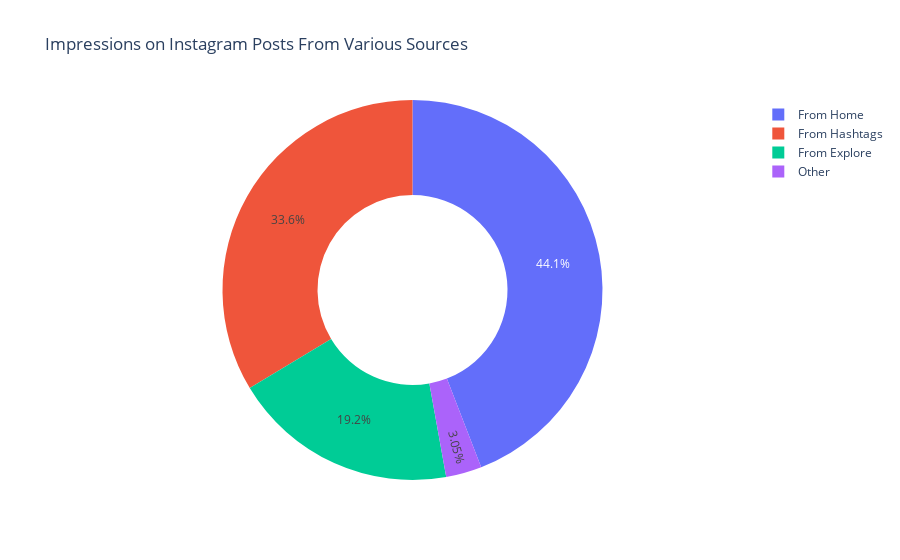

Notebook source saved alongside this figure:
### Code cell
values = [
    data["From Home"].sum(),
    data["From Hashtags"].sum(),
    data["From Explore"].sum(),
    data["From Other"].sum()
]
names = ['From Home','From Hashtags','From Explore','Other']
px.pie(values=values, names=names, 
             title='Impressions on Instagram Posts From Various Sources', hole=0.5)

### Figure 1 — Plotly figure (JSON) as saved in the notebook; plotly's stock layout.template omitted (floating-point values rounded to 4 significant figures)
{"data": [{"domain": {"x": [0, 1], "y": [0, 1]}, "hole": 0.5, "hovertemplate": "label=%{label}<br>value=%{value}<extra></extra>", "labels": ["From Home", "From Hashtags", "From Explore", "Other"], "legendgroup": "", "name": "", "showlegend": true, "type": "pie", "values": [294619, 224614, 128294, 20360]}], "layout": {"legend": {"tracegroupgap": 0}, "title": {"text": "Impressions on Instagram Posts From Various Sources"}}}
